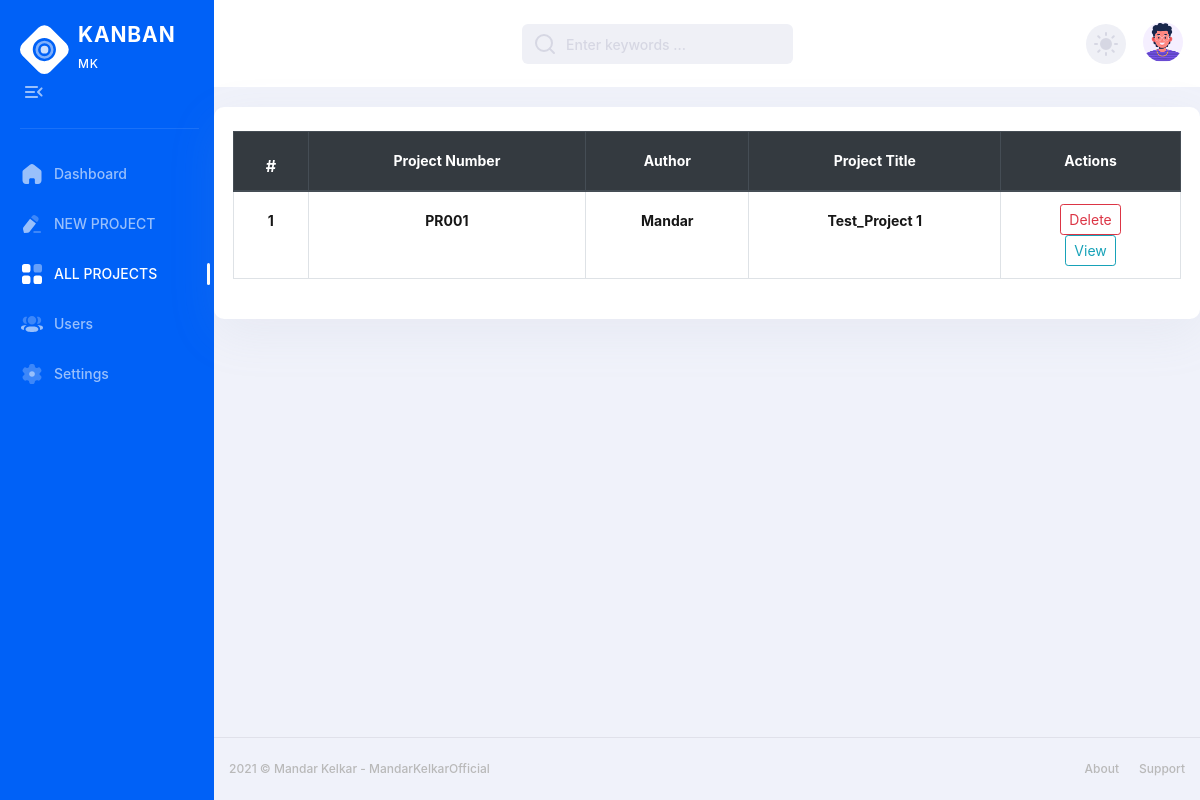
/all_project, run on an earlier commit of the app's database.
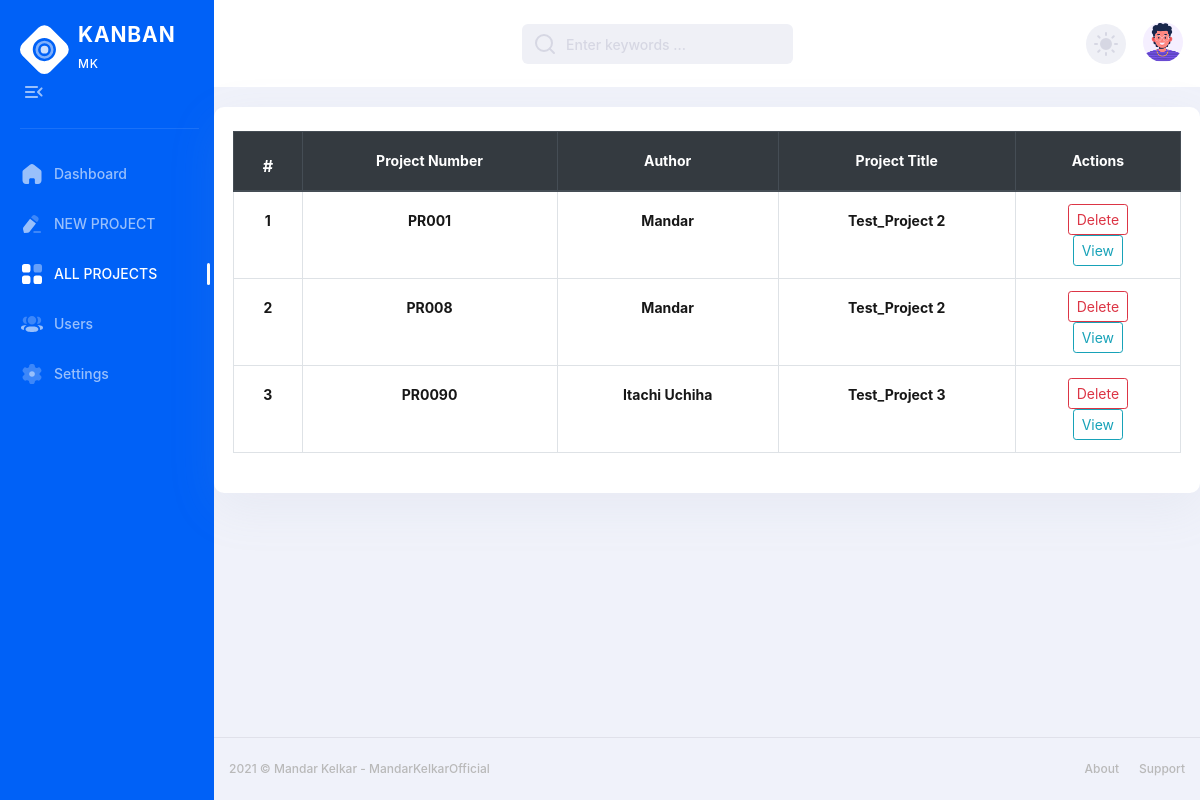
And on a later commit of the database.
### app.py (models this page shows)
class NewProject(db.Model):
    id = db.Column(db.Integer, primary_key=True)
    project_name = db.Column(db.String(100), nullable=False)
    project_number = db.Column(db.String(50), unique=True, nullable=False)
    author_name = db.Column(db.String(100), nullable=False)
    tasks = db.relationship('Task', backref='project', lazy=True)

### app.py (the view)
@app.route('/all_project', methods=['GET', 'POST'])
def all_project():
    projects = NewProject.query.all()
    return render_template('all_projects.html', projects=projects)

### templates/all_projects.html
{% extends 'base.html' %} {% block allproject %}
active
{% endblock allproject %}
{% block main %}
<div class="container stat-cards-item mx-auto" style="max-width: 1200px;">
    <table class="table table-bordered">
        <thead class="thead-dark">
            <tr>
                <th scope="col" class="text-center">
                    <label class="form-check-label font-weight-bold">#</label>
                </th>
                <th scope="col" class="form-label font-weight-bold text-center">Project Number</th>
                <th scope="col" class="form-label font-weight-bold text-center">Author</th>
                <th scope="col" class="form-label font-weight-bold text-center">Project Title</th>
                <th scope="col" class="form-label font-weight-bold text-center">Actions</th>
            </tr>
        </thead>
        <tbody>
            {% for project in projects %}
            <tr>
                <td class="text-center">
                    <label class="form-label font-weight-bold text-center">{{ loop.index }}</label>
                </td>
                <td class="form-label font-weight-bold text-center">{{ project.project_number }}</td>
                <td class="form-label font-weight-bold text-center">{{ project.author_name }}</td>
                <td class="form-label font-weight-bold text-center">{{ project.project_name }}</td>
                <td class="text-center">
                    <form action="{{ url_for('delete_project', project_id=project.id) }}" method="POST">
                        <button type="submit" class="btn btn-outline-danger btn-sm">Delete</button>
                    </form>
                    <form action="{{ url_for('kanban', project_number=project.project_number) }}" method="POST">
                        <button type="submit" class="btn btn-outline-info btn-sm">View</button>
                    </form>
                </td>
            </tr>
            {% endfor %}
        </tbody>
    </table>
</div>
{% endblock main %}

What changed in the data, as far as the page shows it:
changed NewProject "PR001": project_name "Test_Project 1" → "Test_Project 2"
added NewProject: project_number "PR008", author_name "Mandar", project_name "Test_Project 2"
added NewProject: project_number "PR0090", author_name "Itachi Uchiha", project_name "Test_Project 3"
